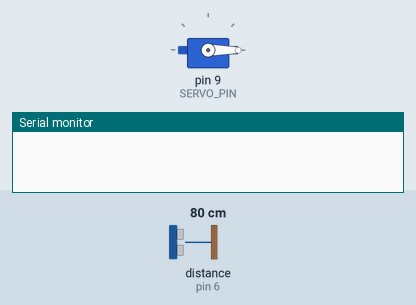
This sketch was run on a simulated Arduino Uno, built with avr-gcc and run on an emulated ATmega328P. Shown: servo, the last lines printed to the serial monitor. Wiring (inferred from the names in the program): ultrasonic range finder: trigger pin 7; echo pin 6. The test bench sets the inputs (shaded band); at power-on: distance to the obstacle (sensor on pin 6) 80 cm. The echo pulse lasts 58.3 µs per cm. At 1.8 s the program stops and its outputs stay as they are.

Above: at 0.15 s.
At 1.4 s:
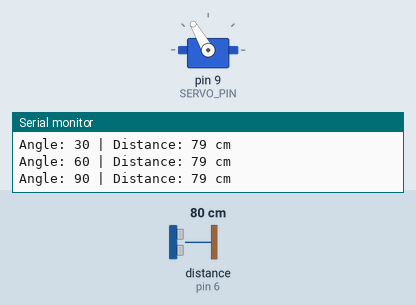
1.5 s: distance to the obstacle (sensor on pin 6) set to 2 cm
At 2.5 s:
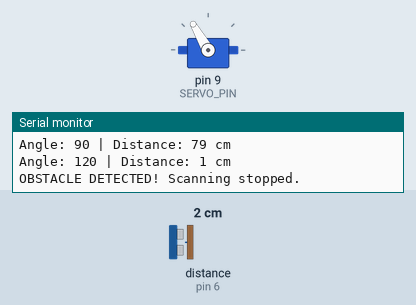
Timing chart, 0 to 3.3 s (numbered marks = the images above; inputs shaded):
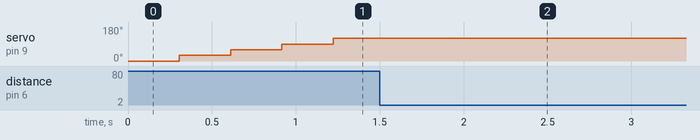

Measured:
- after the input at 1.5 s, servo on pin 9 (SERVO_PIN): stops changing and stays 120°

The sketch:

sensor.ino
```cpp
#include <Servo.h>
Servo scanner;
const int TRIG_PIN = 7;
const int ECHO_PIN = 6;
const int SERVO_PIN = 9;
const int STOP_DISTANCE = 20;
long duration;
int distance;
int measureDistance() {
  digitalWrite(TRIG_PIN, LOW);
  delayMicroseconds(2);

  digitalWrite(TRIG_PIN, HIGH);
  delayMicroseconds(10);
  digitalWrite(TRIG_PIN, LOW);

  duration = pulseIn(ECHO_PIN, HIGH, 30000);

  if (duration == 0) {
    return -1;
  }

  return duration * 0.0343/2;
}
void setup(){
  scanner.attach(SERVO_PIN);

  pinMode(TRIG_PIN,OUTPUT);
  pinMode(ECHO_PIN, INPUT);

  Serial.begin(9600);
  scanner.write(90);

}
void loop() {
  // scan from left to right
  for(int angle=0; angle <= 180 ; angle += 30) {
    scanner.write(angle);
    delay(300);

    distance = measureDistance();
    Serial.print("Angle: ");
    Serial.print(angle);
    Serial.print(" | Distance: ");
    Serial.print(distance);
    Serial.println(" cm");
    if (distance > 0 && distance < STOP_DISTANCE) {
      Serial.println("OBSTACLE DETECTED! Scanning stopped.");
      while (true) {
        delay(100);
      }
    }
  }
}
```
